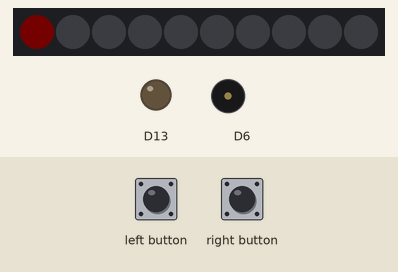
Recording of a sketch running on a simulated Adafruit Circuit Playground Express. Shown: 10 RGB LEDs in strip order, left to right, output pins drawn as LEDs (lit = HIGH), buzzer (waves = sounding). The test bench sets the inputs (shaded band). Dim RGB values are drawn brighter than linear; what the sketch prints to the serial monitor is not drawn.

Above: at 1.2 s.
1.3 s: left button pressed for 0.15 s
At 1.8 s:
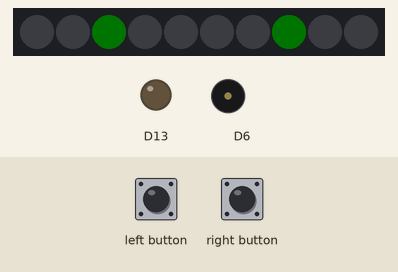
At 3.3 s:
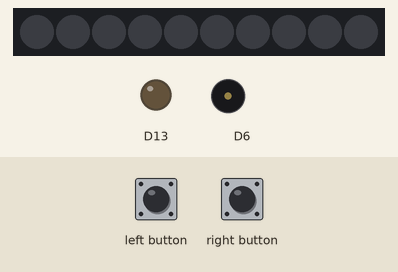
4.4 s: left button pressed for 1 s
At 47.05 s:
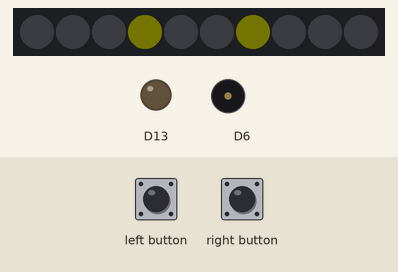
Timing chart, 0 to 48.3 s (numbered marks = the images above; inputs shaded):
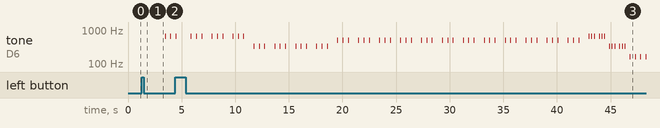

The sketch:

rhythmArduino.ino
```cpp
#include <Adafruit_CircuitPlayground.h>

//Button pins
int leftButt = 4;
int rightButt = 5;

//Checks when pressing the button will reward you a point
bool leftPress = 0;
bool rightPress = 0;

//Sound requirement for sound sensor portion
int soundReq = 75;
float sound = 0;

int score = 0;
int scoreMax = 0;

int levelCount = 0;
int levelMax = 3;
bool levelCheck = 1;
bool levelStart = 0;

bool tutorial = 1;

//My program is acting weird, and it's outputting the first instance of the sound sensor as 52 every time.
//For now, this is a quick fix to waste the first instance on nothing.
float garbage = 0;

void setup() {
  CircuitPlayground.begin();
  pinMode(leftButt, INPUT_PULLDOWN);
  pinMode(rightButt, INPUT_PULLDOWN);
  Serial.begin(9600);

  attachInterrupt(digitalPinToInterrupt(leftButt), leftBeat, FALLING);
  attachInterrupt(digitalPinToInterrupt(rightButt), rightBeat, FALLING);


  while(!Serial){

  }
}

void loop() {
  if(tutorial){
    Serial.println("Welcome to Rhythm Arduino! Here are the rules: The left or right (or sometimes both) side of the arduino will countdown through it's LEDs and will make a beeping sound.");
    Serial.println("When no LEDs are lit, that's when you press the button that's on the same side as the LED that was just lit.");
    Serial.println("If the LED ticks yellow, you need to yell into the arduino as loud as possible during the right time instead.");
    Serial.println("After the first stage, each others are designed to match with a song. Try to guess the song!");
    Serial.println("To select a stage, press the right button to cycle through the stages, and press the left button to start the stage. A green countdown will begin to let you get ready.");
    tutorial = 0;
  }
  levelSelect();
}

void beatCycle(int leftUI, int rightUI, int leftCycleUI, int rightCycleUI, float bpmUI){
  //Number of beats in a cycle
  int leftNum = leftUI - 2;
  int rightNum = rightUI - 2;
  //Number of cycles in a full beat cycle
  int leftCycle = leftCycleUI;
  int rightCycle = rightCycleUI;
  //A counter for the number of beats that can be modified
  int leftCounter = leftNum;
  int rightCounter = rightNum;
  //Time in between beats
  float time = 60000/bpmUI;
  // Signals the last beat (for the player to hit)
  bool leftReady = 0;
  bool rightReady = 0;

  if(leftNum < 0){
    leftNum = 0;
  }

  if(rightNum < 0){
    rightNum = 0;
  }

  //if(leftCycle == 0){
    //leftReady = 1;
  //}

  //if(rightCycle == 0){
    //rightReady = 1;
  //}

  while(((leftCycle != 0) || (rightCycle != 0)) || ((leftCycle != 0) && (rightCycle != 0))){
    //If it isn't the last beat, run through beats. Otherwise, signel that the player can hit the last beat
    if(leftCycle != 0){
      if(leftReady == 0){
        CircuitPlayground.setPixelColor(leftCounter, 20, 0, 0);
        if(rightCycle == 0){
          CircuitPlayground.playTone(659.26, 50);
        }
        else if(rightReady == 1){
          CircuitPlayground.playTone(493.88, 50);
        }
        //If the beat counter is up, signel last beat. Else, decrement counter
        if(leftCounter == 0){
          leftReady = 1;
        }
        else{
          leftCounter--;
        }
      }
      else if(leftReady){
        leftPress = 1;
      }
    }
    //Repeat for right side
    if(rightCycle != 0){
      if(rightReady == 0){
        CircuitPlayground.setPixelColor(9-rightCounter, 20, 0, 0);
        if(leftCycle == 0){
          CircuitPlayground.playTone(329.62, 50);
        }
        else{
          CircuitPlayground.playTone(493.88, 50);
        }
        //If the beat counter is up, signel last beat. Else, decrement counter
        if(rightCounter == 0){
          rightReady = 1;
        }
        else{
          rightCounter--;

        }
      }
      else if(rightReady){
        rightPress = 1;
      }
    }
    delay(time-50);
    //If this is at the end of the last beat, reset everything and decrement cycle
    if(leftPress){
      leftPress = 0;
      leftReady = 0;
      leftCounter = leftNum;
      leftCycle--;
    }
    if(rightPress){
      rightPress = 0;
      rightReady = 0;
      rightCounter = rightNum;
      rightCycle--;
    }
    CircuitPlayground.clearPixels();
  }
}

void leftBeat(){
  if(leftPress){
    //Serial.println("Congrats! +1 point");
    score++;
    Serial.println(score);
    leftPress = 0;
  }
  else{
    Serial.println("Skill issue.");
  }

  if(levelCheck){
    levelStart = 1;
  }
}

void rightBeat(){
  if(rightPress){
    //Serial.println("Congrats! +1 point");
    rightPress = 0;
    score++;
    Serial.println(score);
  }
  else{
    Serial.println("Skill issue.");
  }

  if(levelCheck){
    levelCount++;
    if(levelCount == levelMax){
      levelCount = 0;
    }
    CircuitPlayground.clearPixels();
  }
}

void countdown(int bpmUI){
  int time = 60000/bpmUI;

  garbage = CircuitPlayground.mic.soundPressureLevel(0);
  levelStart = 0;
  levelCheck = 0;
  score = 0;
  scoreMax = 0;
  for(int i=0; i < 3; i++){
    CircuitPlayground.setPixelColor(2-i, 0, 20, 0);
    CircuitPlayground.setPixelColor(7+i, 0, 20, 0);
    delay(time);
    CircuitPlayground.clearPixels();
  }
  delay(time);
}

void yellBeat(int beatUI, int bpm){
  int beatNum = beatUI - 2;
  int time = 60000/bpm;

  for(int i=0; i <= beatNum; i++){
    sound = CircuitPlayground.mic.soundPressureLevel(1);
    if(sound >= soundReq){
      Serial.println("Skill issue.");
    }
    sound = 0;

    CircuitPlayground.setPixelColor(beatNum-i, 20, 20, 0);
    CircuitPlayground.setPixelColor((9-beatNum)+i, 20, 20, 0);
    CircuitPlayground.playTone(164.61, 50);
    delay(time-50);
    CircuitPlayground.clearPixels();
  }
  sound = CircuitPlayground.mic.soundPressureLevel(50);
  if(sound >= soundReq){
    //Serial.println("Big voice! +2 points");
    score = score + 2;
    Serial.println(score);
  }
  else{
    Serial.println("Get Gud.");
  }
  sound = 0;
  delay(time-50);
}

void scoreCalc(){
  Serial.println(score);
  Serial.println(scoreMax);
  score = map(score, 0, scoreMax, 0, 100);
  Serial.println(score);
  for(int i = 0; i<10; i++){
    if(score >= (i+1)*10){
      CircuitPlayground.setPixelColor(i, 0, 20, 0);
      delay(50);
    }
  }
  delay(10000);
  CircuitPlayground.clearPixels();
  levelCheck = 1;
}

void levelSelect(){
  CircuitPlayground.setPixelColor(levelCount, 20, 0, 0);

  if(levelStart){
    if(levelCount == 0){
      CircuitPlayground.clearPixels();
      levelZero();
    }
    else if(levelCount == 1){
      CircuitPlayground.clearPixels();
      levelOne();
    }
    else if(levelCount == 2){
      CircuitPlayground.clearPixels();
      levelTwo();
    }
  }
}

void beatlessWait(int beatUI, int bpmUI){
  delay((60000/bpmUI)*beatUI);
}

//Tutorial
void levelZero(){
  countdown(120);
  scoreMax = 46;
  beatCycle(4, 0, 4, 0, 120);
  beatCycle(0, 4, 0, 4, 120);
  beatCycle(4, 4, 4, 4, 120);
  beatCycle(4, 2, 4, 8, 120);
  beatCycle(2, 4, 8, 4, 120);
  beatCycle(4, 0, 2, 0, 240);
  beatCycle(0, 4, 0, 2, 240);
  yellBeat(5, 120);
  scoreCalc();
}

//Flamingo - Kero Kero Bonito
void levelOne(){
  countdown(89);
  scoreMax = 28;
  beatCycle(4, 0, 2, 0, 178);
  beatCycle(0, 4, 0, 2, 178);
  beatCycle(4, 0, 2, 0, 178);
  beatCycle(0, 5, 0, 1, 178);
  beatlessWait(3, 178);
  beatCycle(4, 0, 4, 0, 89);
  beatCycle(0, 4, 0, 4, 89);
  beatCycle(4, 0, 3, 0, 89);
  beatCycle(2, 0, 1, 0, 89);
  beatCycle(0, 4, 0, 1, 178);
  beatCycle(0, 4, 0, 3, 89);
  beatCycle(4, 4, 1, 1, 178);
  yellBeat(3, 178);
  scoreCalc();
}

//What you won't do for love - Bobby Caldwell
void levelTwo(){
  countdown(84);
  scoreMax = 27;
  beatCycle(2, 2, 1, 1, 84);
  beatCycle(4, 0, 3, 0, 84);
  beatCycle(6, 0, 1, 0, 336);
  beatCycle(0, 2, 0, 1, 336);
  beatlessWait(2, 84);
  beatCycle(0, 4, 0, 4, 84);
  beatCycle(4, 0, 4, 0, 84);
  beatCycle(4, 4, 4, 4, 84);
  beatCycle(4, 0, 1, 0, 84);
  beatCycle(0, 4, 0, 1, 84);
  beatCycle(4, 4, 1, 1, 84);
  beatlessWait(2, 84);
  beatCycle(3, 3, 1, 1, 84);
  scoreCalc();
}
```

Measured:
- after the input at 1.3 s, tone on D6: alternates 659 Hz for 0.05 s and silent for 0.45 s, starting after 2.2 s; the LEDs: change after 0.15 s (image 1)
- what the display in image 1 shows lasts 0.5 s, from 1.5 s to 2.0 s
